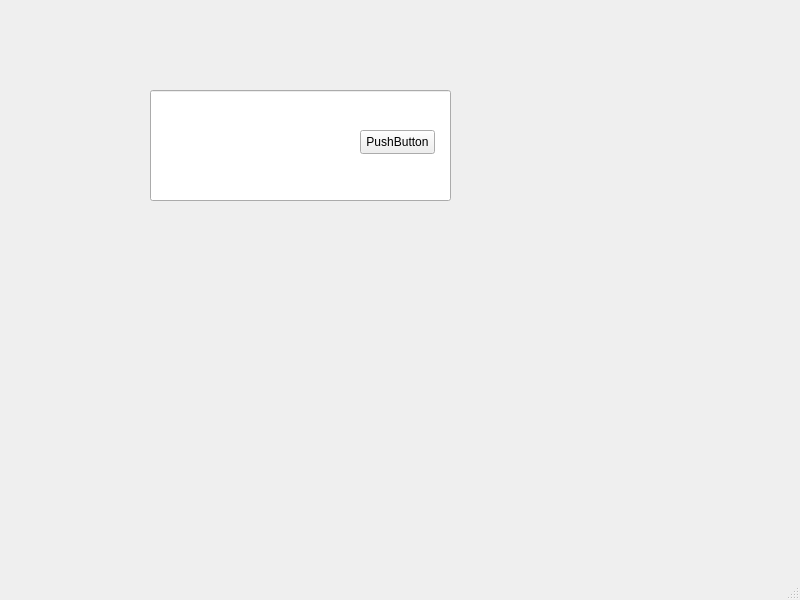
<?xml version="1.0" encoding="UTF-8"?>
<ui version="4.0">
 <class>MainWindow</class>
 <widget class="QMainWindow" name="MainWindow">
  <property name="geometry">
   <rect>
    <x>0</x>
    <y>0</y>
    <width>800</width>
    <height>600</height>
   </rect>
  </property>
  <property name="windowTitle">
   <string>MainWindow</string>
  </property>
  <widget class="QWidget" name="centralwidget">
   <widget class="QLineEdit" name="lineEdit">
    <property name="geometry">
     <rect>
      <x>150</x>
      <y>90</y>
      <width>301</width>
      <height>111</height>
     </rect>
    </property>
   </widget>
   <widget class="QPushButton" name="pushButton">
    <property name="geometry">
     <rect>
      <x>360</x>
      <y>130</y>
      <width>75</width>
      <height>24</height>
     </rect>
    </property>
    <property name="text">
     <string>PushButton</string>
    </property>
   </widget>
  </widget>
  <widget class="QMenuBar" name="menubar">
   <property name="geometry">
    <rect>
     <x>0</x>
     <y>0</y>
     <width>800</width>
     <height>21</height>
    </rect>
   </property>
  </widget>
  <widget class="QStatusBar" name="statusbar"/>
 </widget>
 <resources/>
 <connections/>
</ui>
